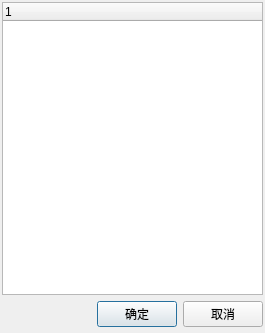
<?xml version="1.0" encoding="UTF-8"?>
<ui version="4.0">
 <class>SelectGroupDlg</class>
 <widget class="QDialog" name="SelectGroupDlg">
  <property name="geometry">
   <rect>
    <x>0</x>
    <y>0</y>
    <width>265</width>
    <height>333</height>
   </rect>
  </property>
  <property name="windowTitle">
   <string>Dialog</string>
  </property>
  <property name="styleSheet">
   <string notr="true"/>
  </property>
  <layout class="QVBoxLayout" name="verticalLayout">
   <property name="leftMargin">
    <number>2</number>
   </property>
   <property name="topMargin">
    <number>2</number>
   </property>
   <property name="rightMargin">
    <number>2</number>
   </property>
   <property name="bottomMargin">
    <number>6</number>
   </property>
   <item>
    <widget class="GroupTree" name="selectGroupWidget">
     <column>
      <property name="text">
       <string notr="true">1</string>
      </property>
     </column>
    </widget>
   </item>
   <item>
    <layout class="QHBoxLayout" name="horizontalLayout">
     <item>
      <spacer name="horizontalSpacer">
       <property name="orientation">
        <enum>Qt::Horizontal</enum>
       </property>
       <property name="sizeHint" stdset="0">
        <size>
         <width>40</width>
         <height>20</height>
        </size>
       </property>
      </spacer>
     </item>
     <item>
      <widget class="QPushButton" name="btn_ok">
       <property name="styleSheet">
        <string notr="true"/>
       </property>
       <property name="text">
        <string>确定</string>
       </property>
      </widget>
     </item>
     <item>
      <widget class="QPushButton" name="btn_cancel">
       <property name="styleSheet">
        <string notr="true"/>
       </property>
       <property name="text">
        <string>取消</string>
       </property>
      </widget>
     </item>
    </layout>
   </item>
  </layout>
 </widget>
 <customwidgets>
  <customwidget>
   <class>GroupTree</class>
   <extends>QTreeWidget</extends>
   <header>grouptree.h</header>
  </customwidget>
 </customwidgets>
 <resources/>
 <connections/>
</ui>
